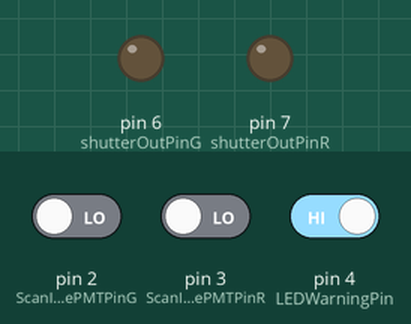
Bench run of a sketch on a simulated Arduino Uno, built with avr-gcc and run on an emulated ATmega328P. On the bench: output pins drawn as LEDs (lit = HIGH). The test bench sets the inputs (shaded band); at power-on: pin 2 (ScanImagePMTPinG) LOW, pin 4 (LEDWarningPin) HIGH, pin 3 (ScanImagePMTPinR) LOW.

Above: at 1.2 s.
1.3 s: pin 2 (ScanImagePMTPinG) driven HIGH and pin 4 (LEDWarningPin) driven LOW
At 2.5 s:
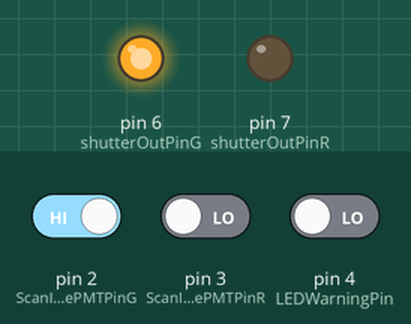
2.8 s: pin 3 (ScanImagePMTPinR) driven HIGH
At 3.8 s:
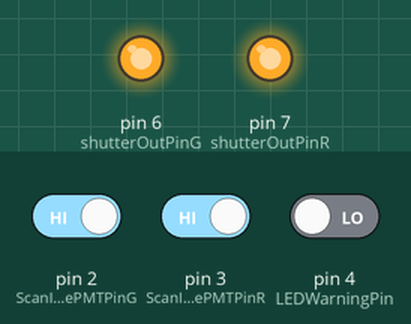
4.3 s: pin 2 (ScanImagePMTPinG) driven LOW
At 4.9 s:
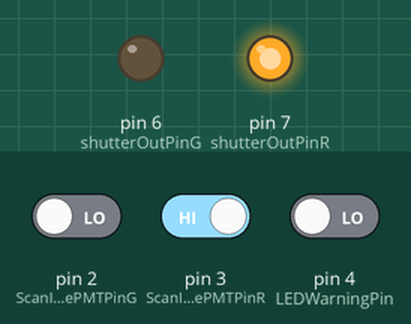
5.8 s: pin 2 (ScanImagePMTPinG) driven HIGH
At 6.1 s:
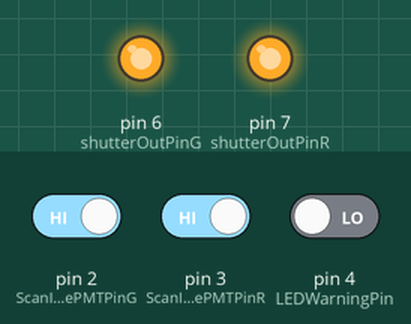
7.3 s: pin 3 (ScanImagePMTPinR) driven LOW
At 8.4 s:
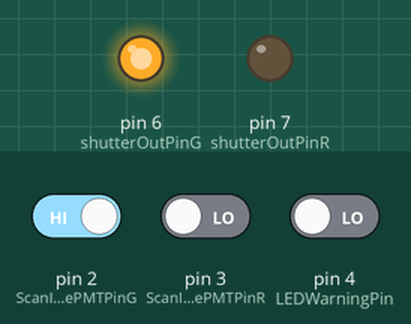
Timing chart, 0 to 9.8 s (numbered marks = the images above; inputs shaded):
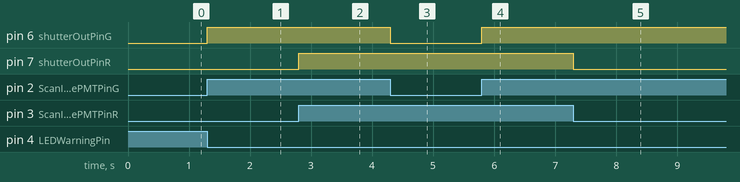

Measured:
- after the input at 1.3 s, pin 6 (shutterOutPinG): LOW → HIGH at once
- after the input at 2.8 s, pin 7 (shutterOutPinR): LOW → HIGH at once
- after the input at 4.3 s, pin 6 (shutterOutPinG): HIGH → LOW at once
- after the input at 5.8 s, pin 6 (shutterOutPinG): LOW → HIGH at once
- after the input at 7.3 s, pin 7 (shutterOutPinR): HIGH → LOW at once

The sketch:

shutter_control.ino
```cpp
/*
  modified from Button Example
 */

// constants won't change. They're used here to
// set pin numbers:
const int ScanImagePMTPinG = 2;     // Scanimage control signal in (green)
const int ScanImagePMTPinR = 3;     // Scanimage control signal in (red)
const int LEDWarningPin = 4;        // LED warning signal in from stim LED controller
const int shutterOutPinG =  6;      // signal out to shutter controller (green)
const int shutterOutPinR =  7;      // signal out to shutter controller (red)


void setup() {
  // initialize the shutter control pins as an outputs:
  pinMode(shutterOutPinG, OUTPUT);
  pinMode(shutterOutPinR, OUTPUT);
  // initialize the SI PMT inputs and stim LED warning pins as an inputs:
  pinMode(ScanImagePMTPinG, INPUT);
  pinMode(ScanImagePMTPinR, INPUT);
  pinMode(LEDWarningPin, INPUT);
}

void loop() {
  // read the state of the pushbutton value:
 bool SIstateG = digitalRead(ScanImagePMTPinG);
 bool SIstateR = digitalRead(ScanImagePMTPinR);
 bool LEDstate = digitalRead(LEDWarningPin);

  // opening G_shutter only if LEDstate is low and G_SIstate is high
  if (SIstateG == HIGH && LEDstate == LOW) {
    // opening shutter:
    digitalWrite(shutterOutPinG, HIGH);
  } else {
    digitalWrite(shutterOutPinG, LOW);
  }

  // opening R_shutter only if LEDstate is low and G_SIstate is high
  if (SIstateR == HIGH && LEDstate == LOW) {
    // opening shutter:
    digitalWrite(shutterOutPinR, HIGH);
  } else {
    digitalWrite(shutterOutPinR, LOW);
  }
}
```
